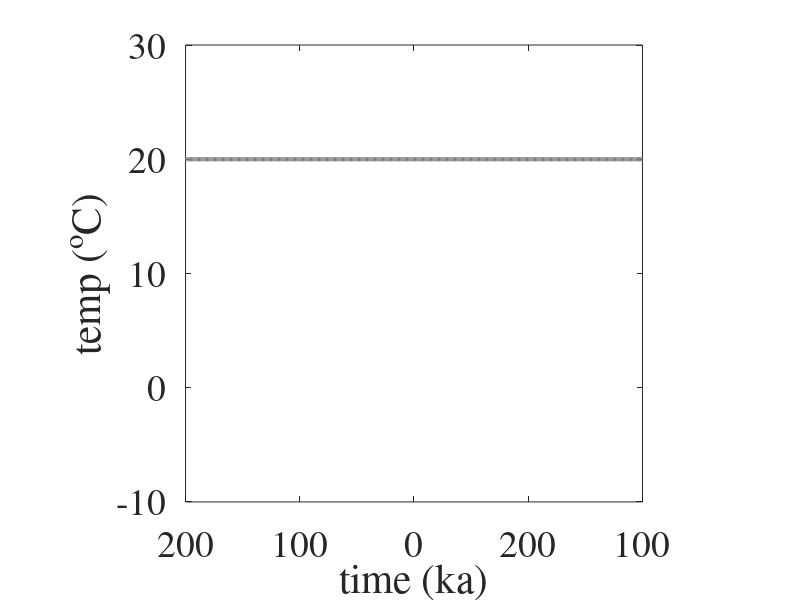

This figure's MATLAB source: (Note: this script raises an error after producing the figure.)
% written by Rabiul Haque Biswas (biswasrabiul@gmail.com)

clear all; close all; clc;
set(gca, 'FontName', 'Times')

%% Load TL parameters
load('MBTP9_TL_params.mat');
TLtemp = 205:10:295;            % TL signals that need to invert
for i=1:length(TLtemp)
[sig(i),idx] = find(TL_params(:,1)==TLtemp(i));
end
Im      =TL_params(sig,2);
kparams =TL_params(sig,3:end);

%% Temp define: define what kind of temp field
timeM    = linspace(0, 1, 2000)';      

% Isothermal field
meanT       =20;
n           =3;
tempM_isoT  =meanT.*ones(length(timeM),1);

% Cooling field
cut_time = 1-100/1000;
temp_max = 20;
temp_min = 0;
x1=[min(timeM),cut_time,max(timeM)];
y1=[temp_max,temp_max,temp_min];
tempM_cooling=interp1(x1,y1,timeM);
% 
% Warming field
cut_time = 1-100/1000;
temp_max = 20;
temp_min = 0;
x2=[min(timeM),cut_time,max(timeM)];
y2=[temp_min,temp_min,temp_max];
tempM_warming=interp1(x2,y2,timeM);


%% Plotting of temp field
f1=figure(1); axis square; box on; hold on 
pbaspect([9 9 1]);
col = [0.3 0.3 0.3; 0.4660    0.6740    0.1880; 0.8500    0.3250    0.0980];
for i=1:length(meanT)
plot(timeM,tempM_isoT(:,i),'color',[0.5 0.5 0.5],'LineWidth', 3);
end
xlim([max(timeM)-200/1000,max(timeM)]);
ylim([-10,30]);
xlabel('time (ka)');
ylabel('temp (^oC)');
set(gca,'FontSize',27);
set(gca,'XTickLabel', {'200','100','0'});
print('Input thermal field_100ka', '-dpdf', '-r300');
%% Calculating n/N
for k=1:size(kparams,1)                        % number of isoT Paths
    nN_isoT(:,k) = TLModel_GOK(timeM,tempM_isoT,kparams(k,:));
end

f2=figure(2); axis square; box on; hold on
pbaspect([1 2 1]);
% cc =colormap(othercolor('Reds7',size(kparams,1))); 
% cc = [0.3 0.3 0.3; 0.4660    0.6740    0.1880; 0.8500    0.3250    0.0980];
cc=othercolor('Reds9',12);
for k=1:size(kparams,1)
% plot(timeM,nN_period(:,k),'col',cc(n,:),'LineWidth', 1.0);
plot(timeM,nN_isoT(:,k),'color',cc(k+1,:),'LineWidth', 2.5);
end
set(gca,'Yscale','log');
xlim([max(timeM)-200/1000,max(timeM)]);
ylim([1e-3 2]);
xlabel('time (ka)');
ylabel('n');
set(gca,'FontSize',17);
set(gca,'XTickLabel', {'200','100','0'});



% print(f1,'MBTP9_Path_isoT', '-dpdf', '-r300');
% print(f2,'MBTP_nN_isoT', '-dpdf', '-r300');

